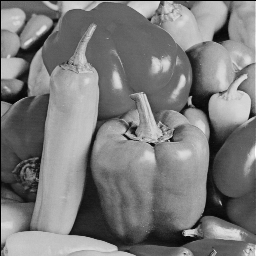
#> input picture Pic/Peppers.png, 256 x 256 px, found by its file name
$ python CornerDetection.py
#> lines starting #> are read from the running program, lines starting #| are printed output that depends on the picture; after the words box and inside, x2 and y2 are one past the last pixel; in counts of white or black regions, pixels touching at a corner belong together
import numpy as np
from scipy.signal import convolve2d
import cv2
import matplotlib.pyplot as plt

file_path = "/Users/lonersmac/Documents/Docs/113-1/DJJ_Project/Pic/Peppers.png"

def corner_detection(file_path, k=0.04, sigma=2, threshold=0.01):
#> called with k = 0.04, sigma = 2, threshold = 0.01
    image = cv2.imread(file_path)
#> image is the input picture: shape (256, 256, 3); min 0, max 254, mean 123.1
    gray = cv2.cvtColor(image, cv2.COLOR_BGR2GRAY)
    gray = np.float32(gray)
    kernel_x = np.array([[-1, 0, 1]])
    kernel_y = kernel_x.T

    Ix = convolve2d(gray, kernel_x, mode="same")
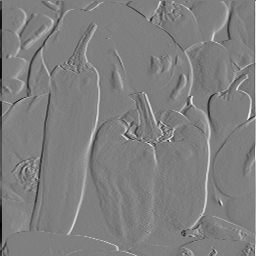
#> Ix: shape (256, 256) float64; min -219, max 218, mean -0.6; drawn with min black and max white
    Iy = convolve2d(gray, kernel_y, mode='same')

    Ixx = Ix**2
    Iyy = Iy**2
    Ixy = Ix * Iy
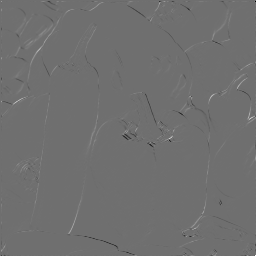
#> Ixy: shape (256, 256) float64; min -36292, max 46413, mean 42.4; drawn with min black and max white

    A = cv2.GaussianBlur(Ixx, (21, 21), sigmaX=sigma)
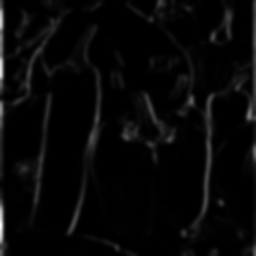
#> A: shape (256, 256) float64; min 2.77, max 24109.6, mean 733.8; drawn with min black and max white
    B = cv2.GaussianBlur(Iyy, (21, 21), sigmaX=sigma)
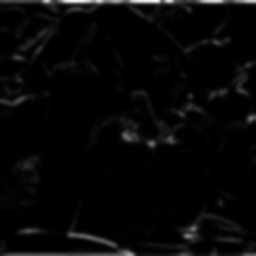
#> B: shape (256, 256) float64; min 2.85, max 23535.1, mean 675.8; drawn with min black and max white
    C = cv2.GaussianBlur(Ixy, (21, 21), sigmaX=sigma)
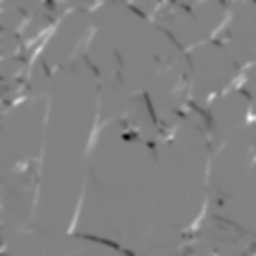
#> C: shape (256, 256) float64; min -7231.1, max 6957.8, mean 42.6; drawn with min black and max white

    R = A*B - C**2 - k*((A+B)**2)
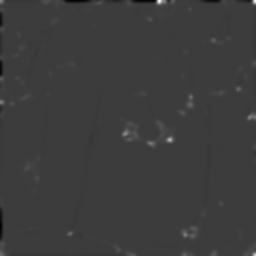
#> R: shape (256, 256) float64; min -21679504.2, max 70403652.4, mean 218159.4; drawn with min black and max white

    thr = threshold * R.max()
#> thr = 704036.5
    corners = np.zeros_like(gray)
    corners[R > thr] = 255

    image_corners = image.copy()
    image_corners[R> thr] = [0, 0, 255]
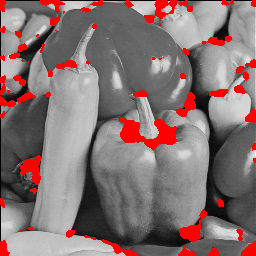
#> image_corners: shape (256, 256, 3); 8.16% of pixels changed, all inside (x1, y1, x2, y2) = (0, 0, 256, 256)

    cv2.imshow("Harris Corners Detection", image_corners)
    cv2.waitKey(0)
    cv2.destroyAllWindows()

corner_detection(file_path, k=0.04, sigma=2, threshold=0.01)

$ run again, with Pic/017.BMP saved as Pic/Peppers.png
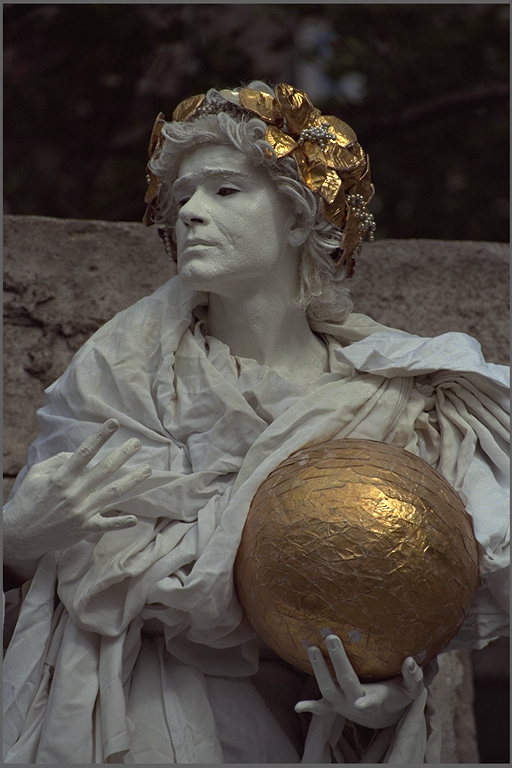
#> input picture Pic/017.BMP, 512 x 768 px, found by its file name
#> in corner_detection, image is the input picture: shape (768, 512, 3); mean B, G, R 68.3, 73.6, 80.1
#> in corner_detection, `B = cv2.GaussianBlur(Iyy, (21, 21), sigmaX=sigma)`:
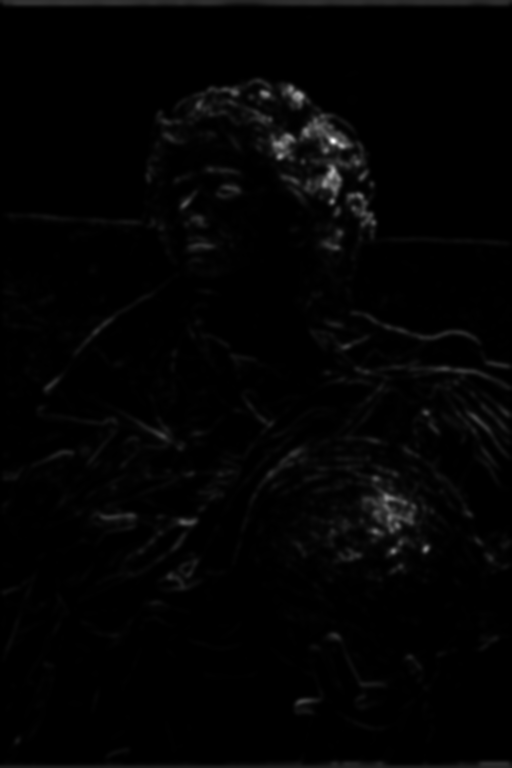
#> B: shape (768, 512) float64; min 0.492, max 17558.6, mean 269.9; drawn with min black and max white
#> thr = 995240.9
#> in corner_detection, `image_corners[R> thr] = [0, 0, 255]`:
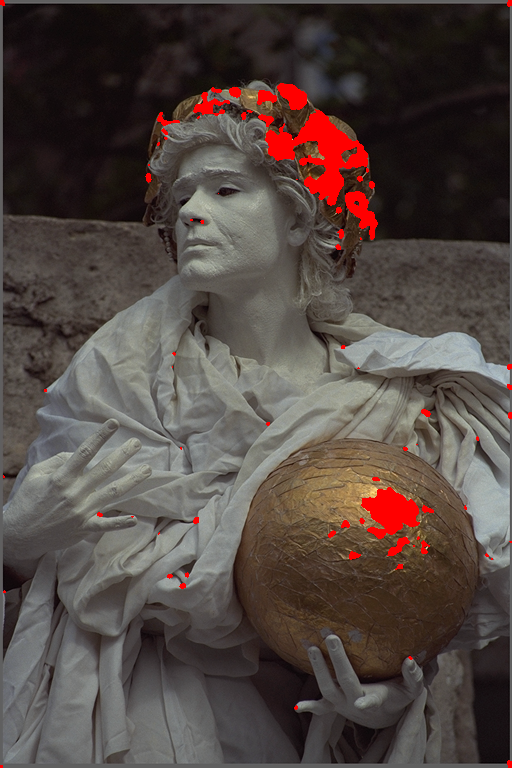
#> image_corners: shape (768, 512, 3); 2.36% of pixels changed, all inside (x1, y1, x2, y2) = (0, 0, 512, 768)
